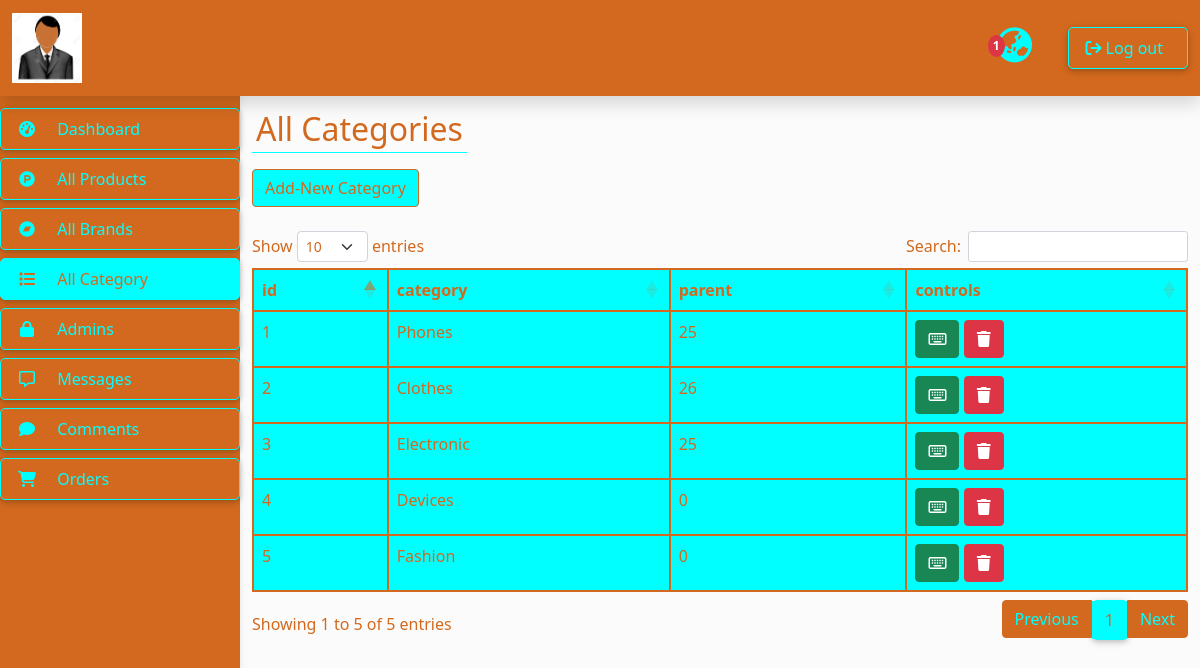
The page /adminstrator/category.php (signed in) on the database its author committed.
### tables this page shows
CREATE TABLE `cat` (
  `id` int(1) NOT NULL,
  `cat` varchar(50) NOT NULL,
  `parent` int(1) NOT NULL
);

### adminstrator/design/cat-table.php (the view, shortened to what this page needs)
<h2 class="text-start p-1"  style="  color:chocolate; border-bottom:1px solid aqua; width:fit-content;">All Categories</h2>
<?php
       $sess =$_SESSION['log'];
       if($sess != 3){
        ?>
    <div class="text-start ">
    <a href="?do=add">
    <button class="login   mt-2 btn">Add-New Category</button>
</a>
    </div>
    <?php
  }?>
    <br>
<table class=" tab  table mt-3"  style="width:100%" id="example">
        <thead>
            <tr>
        <th>id</th>
        <th>category</th>
        <th>parent</th>
        <?php
        if($sess != 3){?>
        <th>controls</th>
        <?php
        }
        ?>
       </tr>
        </thead>
        <tbody align='left'>
            <?php
  $id=1;
   $sql = "SELECT * FROM cat ORDER BY id ASC" ;
   $result = $conn -> query($sql);
    while($row =$result -> fetch_assoc()){
        echo " <tr><td>".$id++."</td>";
        echo "<td>".$row['cat']."</td>";
        echo "<td>".$row['parent']."</td>";
         ?>
         <?php if($sess != 3){?>
   <td><a href="?do=edit&id=<?php echo $row['id'];?>" class="text-decoration-none text-light"> <button type="button" class="btn btn-success"><i class="fa-regular fa-keyboard"></i></button></a>
    <button type="button" class="btn btn-danger my-0" data-bs-toggle="modal" data-bs-target="#examplemodel<?php echo $row['id'];?>">
    <i class="fa-solid fa-trash"></i>
      </button>
    </td>
    </tr>
         <?Php
         }
     } ?>
     </tbody>
   </table>

### adminstrator/assets/css/style.css (style rules this page uses)
body { background-color: #fbfbfb; }
::placeholder { color: chocolate !important; opacity: 1 !important; }
* { outline: none !important; }
.login { color: chocolate; background-color: aqua; transition: .5s all; border: 1px solid chocolate ; }
.tab { background-color:aqua !important; color:chocolate !important; border: 1px solid chocolate !important; }
th, td { border: 1px solid chocolate !important; color: chocolate !important; }

### rows shown on the page
cat: cat "Phones", parent "25"
cat: cat "Clothes", parent "26"
cat: cat "Electronic", parent "25"
cat: cat "Devices", parent "0"
cat: cat "Fashion", parent "0"

### other values the page prints
$row_msg['COUNT(view)'] "1"
